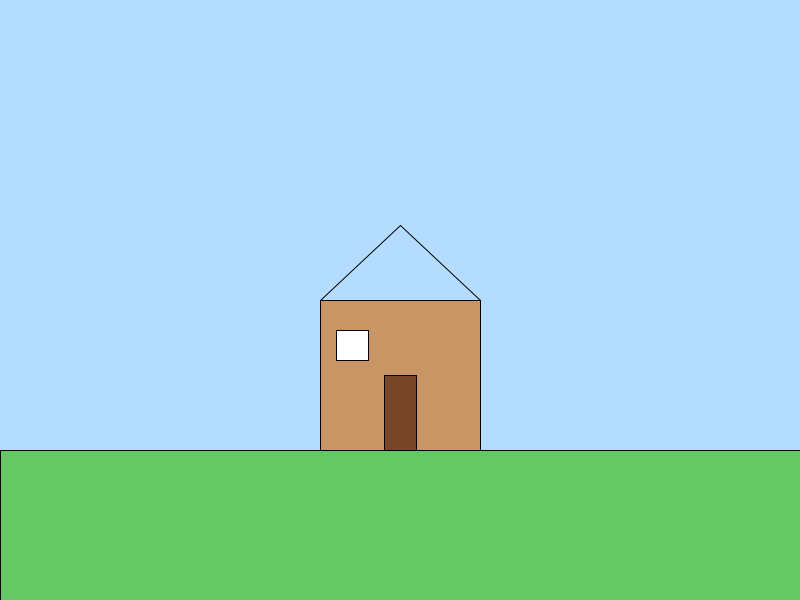
Frame 1 (no input)
Frame 60 (the mouse pressed at the canvas centre just before this capture): identical to frame 1, image omitted
Frame 120 (the mouse held since frame 60 and released just before this capture): identical to frame 1, image omitted

The Processing sketch that drew this single still picture (run headless with seeded random() and noise(); from frame 60 on, the mouse is pressed at the canvas centre):

// Processing sketch: Trabajo_casa
// ── Trabajo_casa.pde
void setup() {
  size(800, 600);
}

void draw() {
  background(180, 220, 255); 

  dibujarPiso();
  dibujarCasa(width*0.4, height*0.5);
}

// piso
void dibujarPiso() {
  fill(100, 200, 100);
  rect(0, height*0.75, width, height*0.25);
}

// casa
void dibujarCasa(float x, float y) {
  float ancho = width*0.2;
  float alto = height*0.25;

  fill(200, 150, 100);
  rect(x, y, ancho, alto);

  // techo 
  line(x, y, x + ancho/2, y - alto*0.5);
  line(x + ancho, y, x + ancho/2, y - alto*0.5);

  // puerta
  fill(120, 70, 40);
  rect(x + ancho*0.4, y + alto*0.5, ancho*0.2, alto*0.5);

  // ventana
  fill(255);
  rect(x + ancho*0.1, y + alto*0.2, ancho*0.2, alto*0.2);
}
